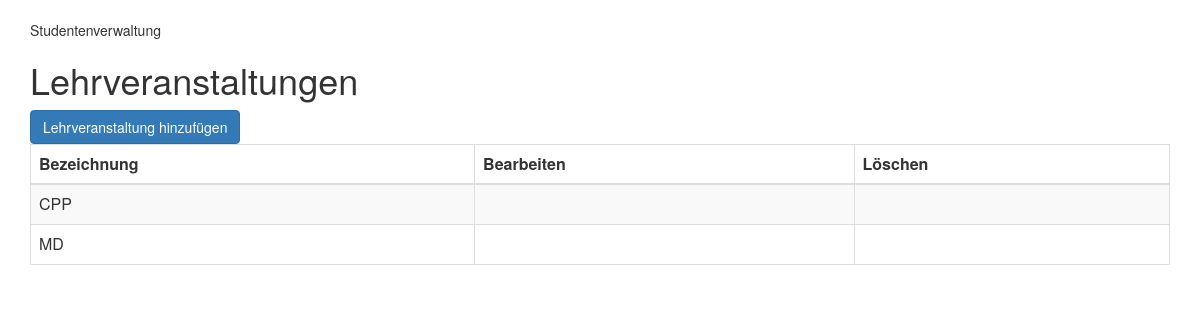
Page /lehrveranstaltungen/ on the earlier database version.
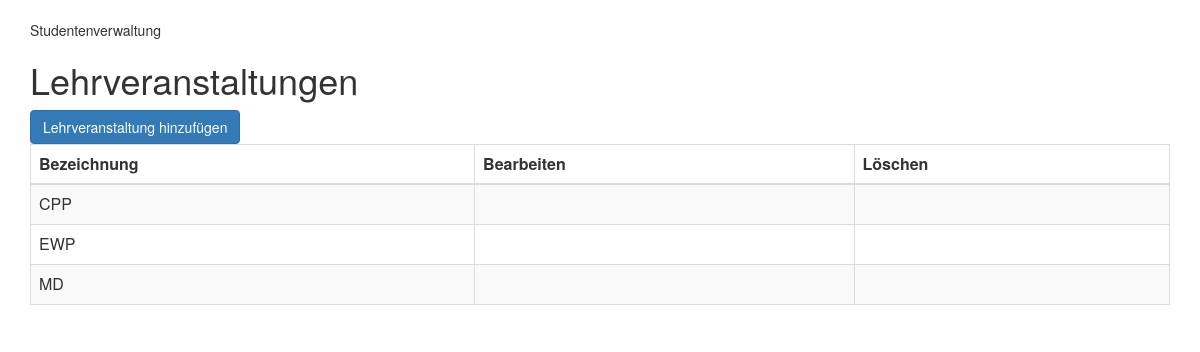
Same page on the later database version.
### ESA2/models.py (models this page shows, shortened)
class Lehrveranstaltung(models.Model):
    bezeichnung = models.CharField(max_length=50)
    teilnehmer = models.ManyToManyField(Student, blank=True)

### ESA2/views/Lehrveranstaltung.py (the view)
# urls.py: path('lehrveranstaltungen/', Lehrveranstaltung.get_lv_list, name='lvList'),
def get_lv_list(request):
    lvList=Lehrveranstaltung.objects.all().order_by('bezeichnung')
    return render(request, 'lv_list.html', {'page_title':'Lehrveranstaltungen', 'lehrveranstaltungen':lvList})

### ESA2/templates/lv_list.html
﻿{% extends 'base.html' %}
{% load bootstrap3 %}
{% block content %}
<a href="{% url 'addLehrveranstaltung' %}" class="btn btn-primary">Lehrveranstaltung hinzufügen</a>
<table class="table table-bordered table-striped">
    <thead>
    <th>Bezeichnung</th>
    <th>Bearbeiten</th>
    <th>Löschen</th>
    </thead>
    {% for lv in lehrveranstaltungen %}
    <tr>
        <td>{{ lv.bezeichnung }}</td>
        <td><a href="{% url 'editLehrveranstaltung' pk=lv.pk %}">{% bootstrap_icon 'edit' %}</a></td>
        <td><a href="{% url 'deleteLehrveranstaltung' pk=lv.pk %}">{% bootstrap_icon 'erase' %}</a></td>
    </tr>
    {% endfor %}
</table>
{% endblock %}

Differences in the rows shown:
added Lehrveranstaltung: bezeichnung "EWP"
